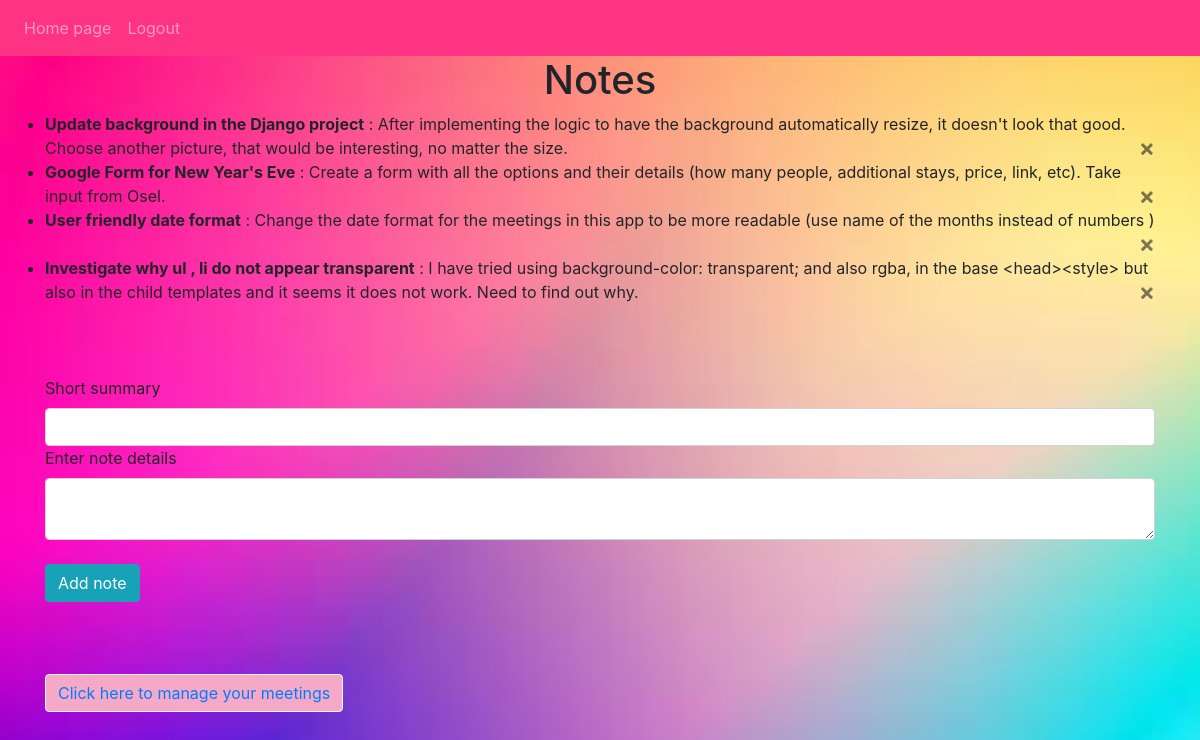
Page / (signed in) on the earlier database version.
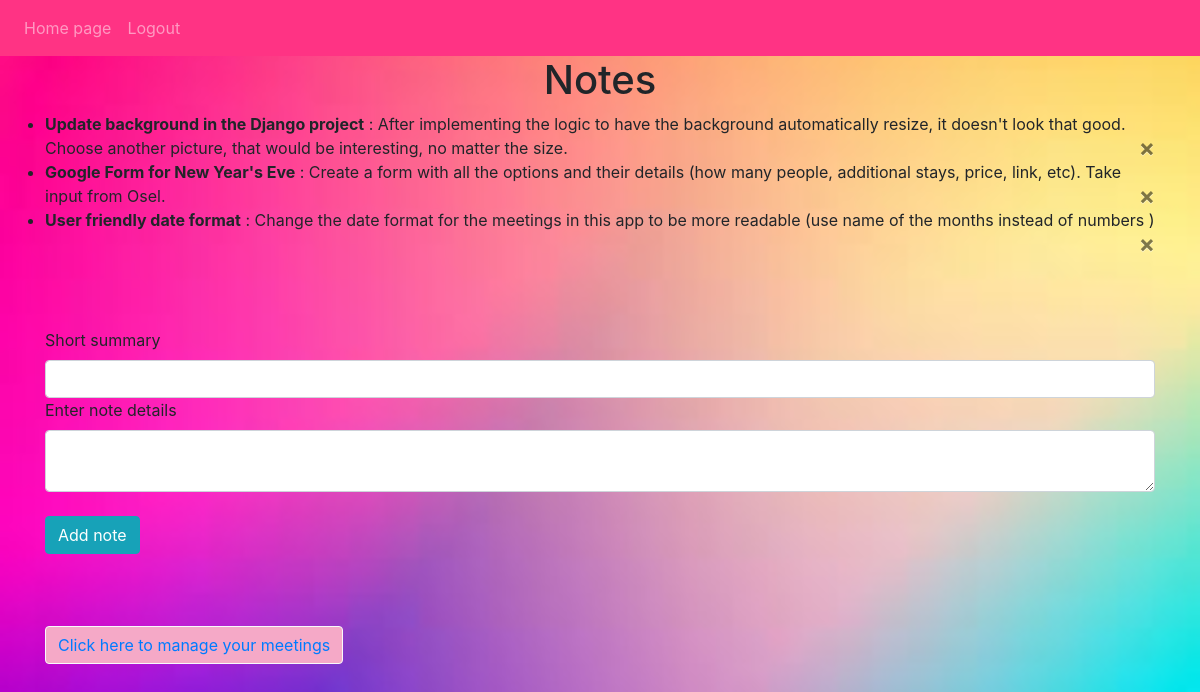
Same page on the later database version.
### planner/models.py (models this page shows)
class Note(db.Model):
    id = db.Column(db.Integer, primary_key=True)
    summary = db.Column(db.String(50))
    data = db.Column(db.String(1000))
    date_created = db.Column(db.DateTime(timezone=True), default=func.now())
    user_id = db.Column(db.Integer, db.ForeignKey("user.id"))

### planner/views.py (the view, shortened to what this page needs)
@views.route("/", methods=["GET", "POST"])
@login_required
def index():
    return render_template("home.html", user=current_user)

### planner/__init__.py (called while the page is built)
def create_app():
    app = Flask(__name__)
    app.config["SECRET_KEY"] = "abcd1234efgh5678"
    app.config["SQLALCHEMY_DATABASE_URI"] = f"sqlite:///{DB_NAME}"
    db.init_app(app)
    from .auth import auth
    from .views import views
    app.register_blueprint(views, url_prefix="/")
    app.register_blueprint(auth, url_prefix="/")
    from .models import Meeting, Note, User
    with app.app_context():
        if not path.exists(f"instance/{DB_NAME}"):
            db.create_all()
            print("Created Database!")
    login_manager = LoginManager()
    login_manager.login_view = "auth.login"
    login_manager.init_app(app)
    @login_manager.user_loader
    def load_user(id):
        return User.query.get(int(id))
    return app

### planner/templates/home.html (shortened to what this page needs)
{% extends "base.html" %}
{% block content %}
<h1 align="center">Notes</h1>
<ul class="list-group list-group-flush" id="notes">
    {% for note in user.notes %}
    <li class="list-group-item-transparent"><b>{{ note.summary }}</b> : {{ note.data }}
    <button type="button"
            class="close"
            onClick="deleteNote({{ note.id }})">
        <span aria-hidden="true">&times;</span>
    </button>
    </li>
    {% endfor %}
</ul>
<br><br><br>
<form method="POST">
    <label for="summary">Short summary</label>
    <input type="text" class="form-control" id="summary" name="summary"/>
    <label for="data">Enter note details</label>
    <textarea name="data" id="data" class="form-control"></textarea>
    <br>
    <button type="submit" class="btn btn-info">Add note</button>
</form>
<br><br><br>
<button type="button" class="btn btn-light" style="background-color: #F5A9C7;">
    <a href="/meetings">Click here to manage your meetings</a>
</button>
{% endblock %}

### planner/templates/base.html (shortened to what this page needs)
<!DOCTYPE html>
<html lang="en">
<head>
    <link
      rel="stylesheet"
      href="https://stackpath.bootstrapcdn.com/bootstrap/4.4.1/css/bootstrap.min.css"
    />
    <link
      rel="stylesheet"
      href="https://stackpath.bootstrapcdn.com/font-awesome/4.7.0/css/font-awesome.min.css"
    />
    <link rel="stylesheet" type="text/css" href="style.css" />
</head>
<body>
    <nav class="navbar navbar-expand-lg navbar-dark" style="background-color: #FF3384;">
      <div class="collapse navbar-collapse" id="navbar">
            <div class="navbar-nav">
                {% if user.is_authenticated %}
                <a class="nav-item nav-link" id="home" href="/">Home page</a>
                <a class="nav-item nav-link" id="logout" href="/logout">Logout</a>
                {% else %}
                <a class="nav-item nav-link" id="login" href="/login">Login</a>
                <a class="nav-item nav-link" id="signUp" href="/sign-up">Sign Up</a>
                {% endif %}
            </div>
        </div>
    </nav>
    <div class="container">{% block content %} {% endblock %}</div>
</body>
</html>

### planner/templates/style.css (style rules this page uses)
.list-group-item-transparent { background-color: none; }

### planner/templates/base.html (style rules this page uses)
body { background-image: url('static/background.jpeg'); background-size: cover; }

Differences in the rows shown:
removed Note: summary "Investigate why ul , li do not appear transparent", data "I have tried using background-color: transparent; and also rgba, in the base <head><style> but also in the child templates and it seems it does not work. Need to find out why."
